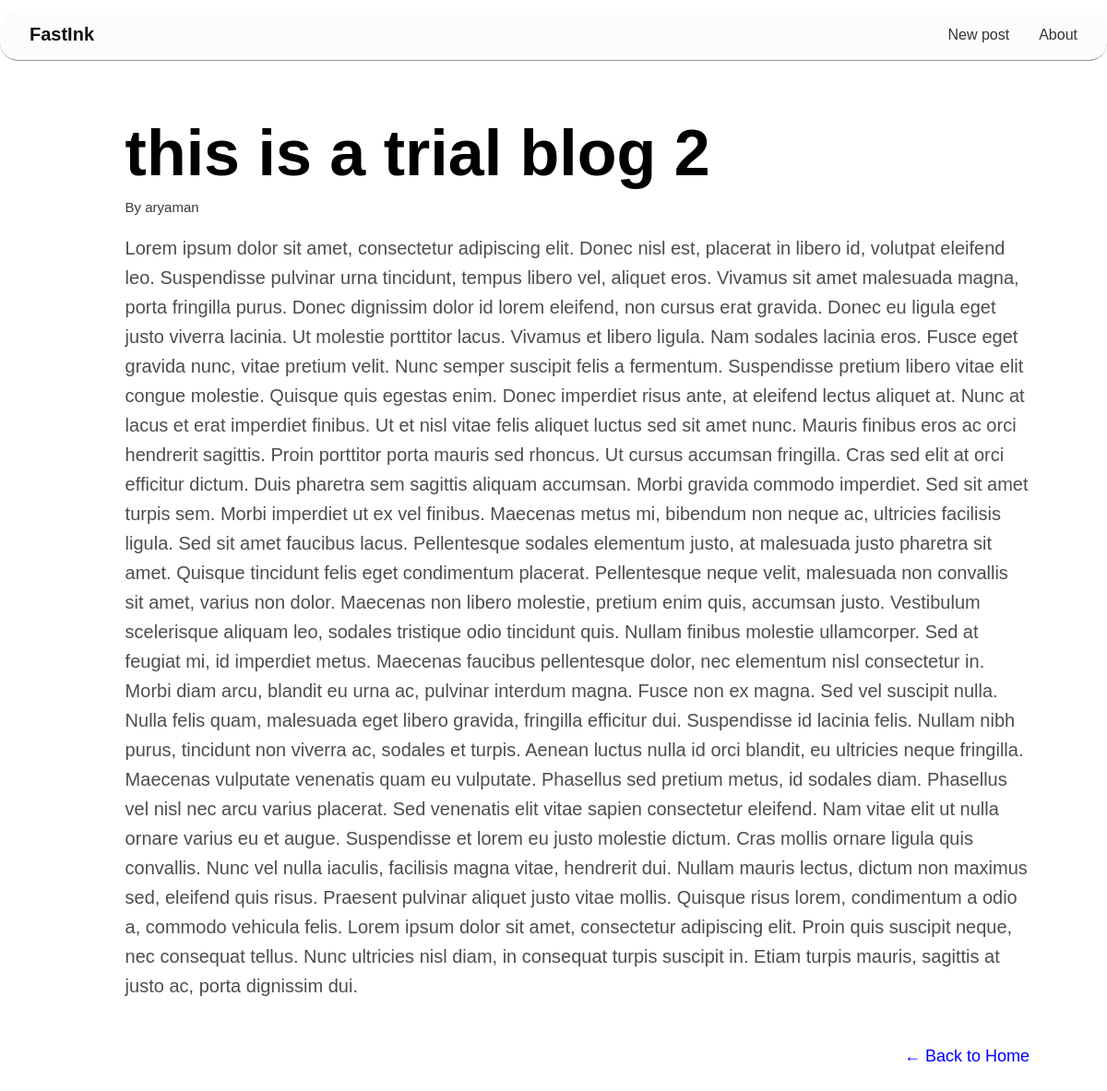
Page /blog/2 on the committed database.
### main.py (models this page shows)
class BLOGCREATE(Base):
    __tablename__ = "blog"
    id = Column(Integer, primary_key=True, index=True)
    title = Column(String, index=True)
    content = Column(String, nullable=True)
    author = Column(String, nullable=True)

### main.py (the view)
@app.get("/blog/{blog_id}", response_class=HTMLResponse)
def read_blog(request: Request, blog_id: int, db: Session = Depends(get_db)):
    blog = db.query(BLOGCREATE).filter(BLOGCREATE.id == blog_id).first()
    return templates.TemplateResponse(request, "post.html", {"blog": blog})

### templates/post.html (shortened to what this page needs)
<!DOCTYPE html>
<html lang="en">
<head>
    <link rel="stylesheet" href="/static/style.css">
</head>
<body>
    <nav class="nav1">
        <ul class="nav-links">
            <li id="fast-ink"><a href="/">FastInk</a></li>
            <div class="right-links">
                <li class="last2"><a href="/editor">New post</a></li>
                <li class="last2"><a href="/about">About</a></li>
            </div>
        </ul>
    </nav>
    <div style="margin: 5% 7%; font-family: Arial, Helvetica, sans-serif;">
        {% if blog %}
            <h1 id="heading3">{{ blog.title }}</h1>
            <div id="sub">By {{ blog.author }}</div>
            <div id="maintxt" style="margin-top: 20px;">{{ blog.content }}</div>
        {% else %}
            <h1>Post not found</h1>
        {% endif %}
        <div style="display: flex; justify-content: flex-end; margin-top: 50px;">
            <a href="/" style="color: blue; text-decoration: none; font-size: 18px;">&larr; Back to Home</a>
        </div>
    </div>
</body>
</html>

### style.css (style rules this page uses)
* { margin: 0; padding: 0; box-sizing: border-box; }
.nav1 { margin-top: 10px; background-color: #fcfcfc; border-bottom: 1px solid #9e9898; padding: 1rem 2rem; border-radius: 20px; }
.nav-links { list-style: none; display: flex; justify-content: space-between; align-items: center; max-width: 1200px; margin: 0 auto; }
.right-links { display: flex; gap: 2rem; list-style: none; }
.nav-links a { text-decoration: none; color: #333333; font-family: sans-serif; font-size: 1rem; font-weight: 500; }
#fast-ink a { font-size: 1.25rem; font-weight: bold; color: #111111; }
#sub { font-size: 15px; color: #3a3a3b; margin-top: 1%; margin-left: 5%; }
#heading3 { align-items: center; max-width: 1200px; margin-top: 5%; margin-left: 5%; font-family: Arial, Helvetica, sans-serif; font-size: 70px; }
#maintxt { margin-top: 2%; margin-left: 5%; color: #4e4d4d; font-size: 20px; line-height: 1.6; }

### rows in the picture
BLOGCREATE: title "this is a trial blog 2", author "aryaman", content "Lorem ipsum dolor sit amet, consectetur adipiscing elit. Donec nisl est, placerat in libero id, volutpat eleifend leo. Suspendisse pulvinar urna tincidunt, tempus libero vel, aliquet eros. Vivamus sit amet malesuada magna, porta fringilla purus. Donec dignissim dolor id lorem eleifend, non cursus erat gravida. Donec eu ligula eget justo viverra lacinia. Ut molestie porttitor lacus. Vivamus et libero ligula. Nam sodales lacinia eros. Fusce eget gravida nunc, vitae pretium velit. Nunc semper suscipit felis a fermentum. Suspendisse pretium libero vitae elit congue molestie. Quisque quis egestas enim. Donec imperdiet risus ante, at eleifend lectus aliquet at. Nunc at lacus et erat imperdiet…"
